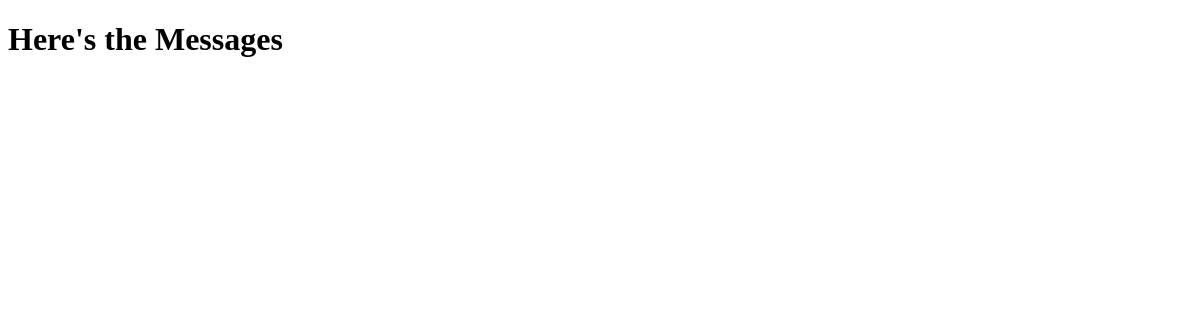
Before: /read-list/ with the older database file.
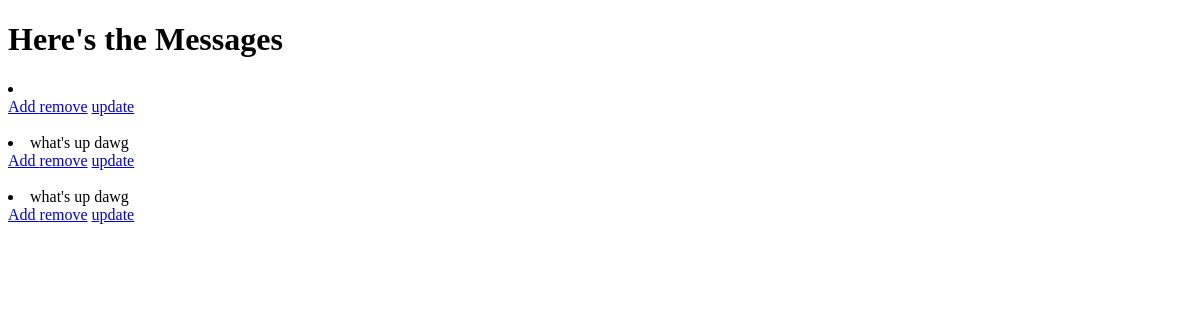
After: the same page with the newer database file.
### crud_app/models.py (models this page shows)
class Basic_crud_app(models.Model):
    message = models.TextField()
    date_posted = models.DateTimeField(default=timezone.now)

### crud_app/views.py (the view)
# urls.py: path('read-list/', views.read, name = 'read-list'), #creating the path to the read view, return the name 'read-list' in the view function!
def read(request):
    items = Basic_crud_app.objects.all()
    context ={
        'blurbs' : items
    }
    return render(request, 'pages/index.html', context)

### templates/pages/index.html (shortened to what this page needs)
{% extends 'base.html' %}
{% block content %}
<h1>Here's the Messages</h1>
<p>
{% for item in blurbs %}
    <li>
    {{ item.message }}
    <br>
    <a href="{% url 'app-home' %}"> Add </a>
    <a href="{% url 'remove-item' item.id %}">remove</a>
    <a href="{% url 'update' item.id %}">update</a>
    </li>
{% endfor %}
</p>
{% endblock %}

### templates/base.html (shortened to what this page needs)
<!DOCTYPE html>
<html lang="en">
<head>
</head>
<body>
    {% block content %}
    {% endblock %}
</body>
</html>

Changed rows visible on the page:
added Basic_crud_app: message "what's up dawg"
added Basic_crud_app: message "what's up dawg"
